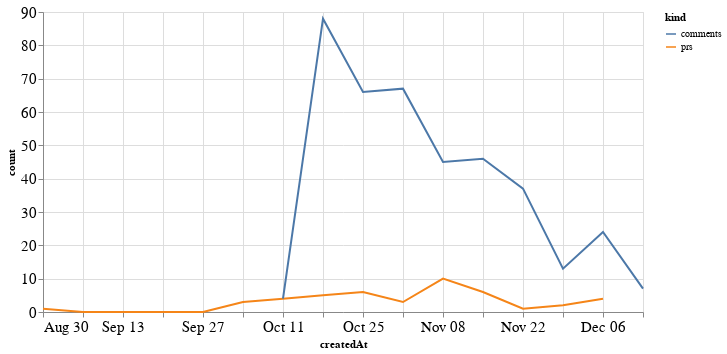

Notebook code cell kept with this figure:
### Code cell
alt.Chart(total_time, width=600).mark_line().encode(
    x='createdAt',
    y='count',
    color='kind'
)

### Figure 1 — Vega-Lite specification as saved in the notebook (floating-point values rounded to 4 significant figures)
{"config": {"axisLeft": {"labelFontSize": 15}, "axisBottom": {"labelFontSize": 15}}, "data": {"name": "data-a29f0651db66e2a6ef098c45e5dcb083"}, "mark": "line", "encoding": {"color": {"type": "nominal", "field": "kind"}, "x": {"type": "temporal", "field": "createdAt"}, "y": {"type": "quantitative", "field": "count"}}, "width": 600, "$schema": "https://vega.github.io/schema/vega-lite/v4.8.1.json", "datasets": {"data-a29f0651db66e2a6ef098c45e5dcb083": [{"createdAt": "2020-08-30T00:00:00", "kind": "prs", "count": 1.0}, {"createdAt": "2020-09-06T00:00:00", "kind": "prs", "count": 0.0}, {"createdAt": "2020-09-13T00:00:00", "kind": "prs", "count": 0.0}, {"createdAt": "2020-09-20T00:00:00", "kind": "prs", "count": 0.0}, {"createdAt": "2020-09-27T00:00:00", "kind": "prs", "count": 0.0}, {"createdAt": "2020-10-04T00:00:00", "kind": "prs", "count": 3.0}, {"createdAt": "2020-10-11T00:00:00", "kind": "prs", "count": 4.0}, {"createdAt": "2020-10-18T00:00:00", "kind": "prs", "count": 5.0}, {"createdAt": "2020-10-25T00:00:00", "kind": "prs", "count": 6.0}, {"createdAt": "2020-11-01T00:00:00", "kind": "prs", "count": 3.0}, {"createdAt": "2020-11-08T00:00:00", "kind": "prs", "count": 10.0}, {"createdAt": "2020-11-15T00:00:00", "kind": "prs", "count": 6.0}, {"createdAt": "2020-11-22T00:00:00", "kind": "prs", "count": 1.0}, {"createdAt": "2020-11-29T00:00:00", "kind": "prs", "count": 2.0}, {"createdAt": "2020-12-06T00:00:00", "kind": "prs", "count": 4.0}, {"createdAt": "2020-12-13T00:00:00", "kind": "prs", "count": null}, {"createdAt": "2020-08-30T00:00:00", "kind": "comments", "count": null}, {"createdAt": "2020-09-06T00:00:00", "kind": "comments", "count": null}, {"createdAt": "2020-09-13T00:00:00", "kind": "comments", "count": null}, {"createdAt": "2020-09-20T00:00:00", "kind": "comments", "count": null}, {"createdAt": "2020-09-27T00:00:00", "kind": "comments", "count": null}, {"createdAt": "2020-10-04T00:00:00", "kind": "comments", "count": null}, {"createdAt": "2020-10-11T00:00:00", "kind": "comments", "count": 4.0}, {"createdAt": "2020-10-18T00:00:00", "kind": "comments", "count": 88.0}, {"createdAt": "2020-10-25T00:00:00", "kind": "comments", "count": 66.0}, {"createdAt": "2020-11-01T00:00:00", "kind": "comments", "count": 67.0}, {"createdAt": "2020-11-08T00:00:00", "kind": "comments", "count": 45.0}, {"createdAt": "2020-11-15T00:00:00", "kind": "comments", "count": 46.0}, {"createdAt": "2020-11-22T00:00:00", "kind": "comments", "count": 37.0}, {"createdAt": "2020-11-29T00:00:00", "kind": "comments", "count": 13.0}, {"createdAt": "2020-12-06T00:00:00", "kind": "comments", "count": 24.0}, {"createdAt": "2020-12-13T00:00:00", "kind": "comments", "count": 7.0}]}}
